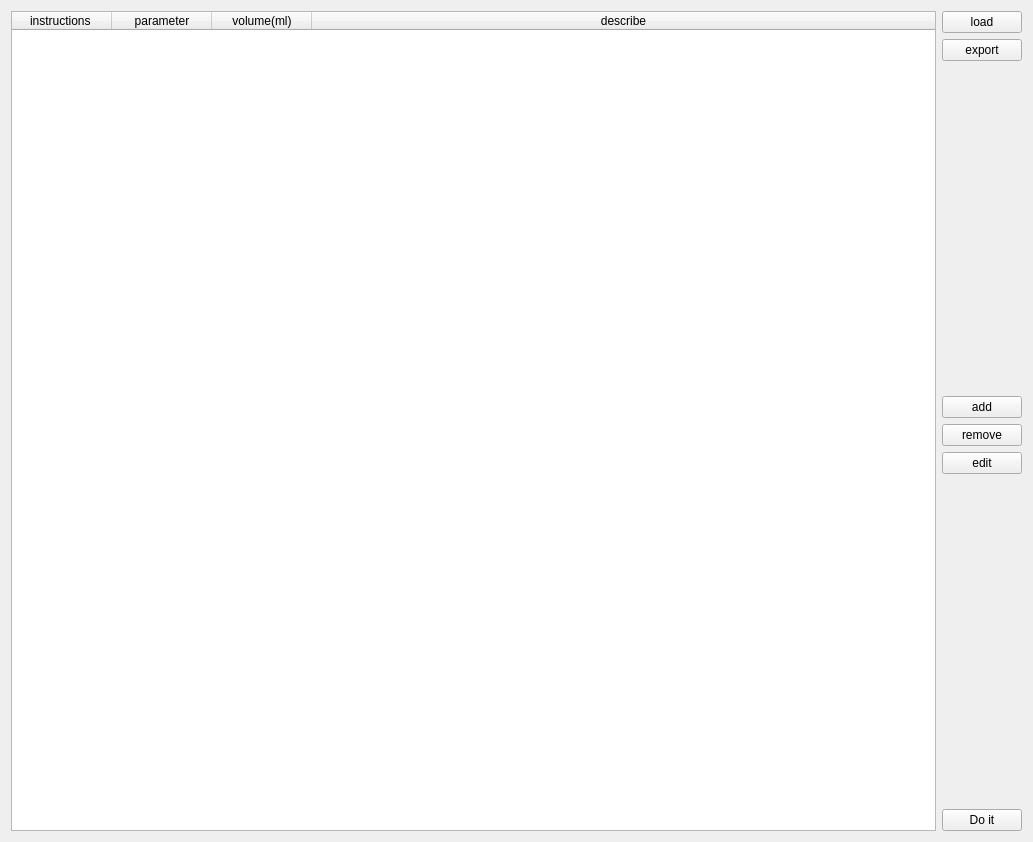
<?xml version="1.0" encoding="UTF-8"?>
<ui version="4.0">
 <class>SamplingWidget</class>
 <widget class="QWidget" name="SamplingWidget">
  <property name="geometry">
   <rect>
    <x>0</x>
    <y>0</y>
    <width>1033</width>
    <height>842</height>
   </rect>
  </property>
  <property name="windowTitle">
   <string>Sampling</string>
  </property>
  <layout class="QHBoxLayout" name="horizontalLayout">
   <item>
    <widget class="QTableWidget" name="tableWidget">
     <attribute name="horizontalHeaderStretchLastSection">
      <bool>true</bool>
     </attribute>
     <column>
      <property name="text">
       <string>instructions </string>
      </property>
     </column>
     <column>
      <property name="text">
       <string>parameter</string>
      </property>
     </column>
     <column>
      <property name="text">
       <string>volume(ml)</string>
      </property>
     </column>
     <column>
      <property name="text">
       <string>describe</string>
      </property>
     </column>
    </widget>
   </item>
   <item>
    <layout class="QVBoxLayout" name="verticalLayout">
     <item>
      <widget class="QPushButton" name="pushButton_load">
       <property name="text">
        <string>load</string>
       </property>
      </widget>
     </item>
     <item>
      <widget class="QPushButton" name="pushButton_export">
       <property name="text">
        <string>export</string>
       </property>
      </widget>
     </item>
     <item>
      <spacer name="verticalSpacer_2">
       <property name="orientation">
        <enum>Qt::Vertical</enum>
       </property>
       <property name="sizeHint" stdset="0">
        <size>
         <width>20</width>
         <height>40</height>
        </size>
       </property>
      </spacer>
     </item>
     <item>
      <widget class="QPushButton" name="pushButton_add">
       <property name="text">
        <string>add</string>
       </property>
      </widget>
     </item>
     <item>
      <widget class="QPushButton" name="pushButton_remove">
       <property name="text">
        <string>remove</string>
       </property>
      </widget>
     </item>
     <item>
      <widget class="QPushButton" name="pushButton_edit">
       <property name="text">
        <string>edit</string>
       </property>
      </widget>
     </item>
     <item>
      <spacer name="verticalSpacer">
       <property name="orientation">
        <enum>Qt::Vertical</enum>
       </property>
       <property name="sizeHint" stdset="0">
        <size>
         <width>20</width>
         <height>40</height>
        </size>
       </property>
      </spacer>
     </item>
     <item>
      <widget class="QPushButton" name="pushButton_DoIt">
       <property name="text">
        <string>Do it</string>
       </property>
      </widget>
     </item>
    </layout>
   </item>
  </layout>
 </widget>
 <resources/>
 <connections/>
</ui>
